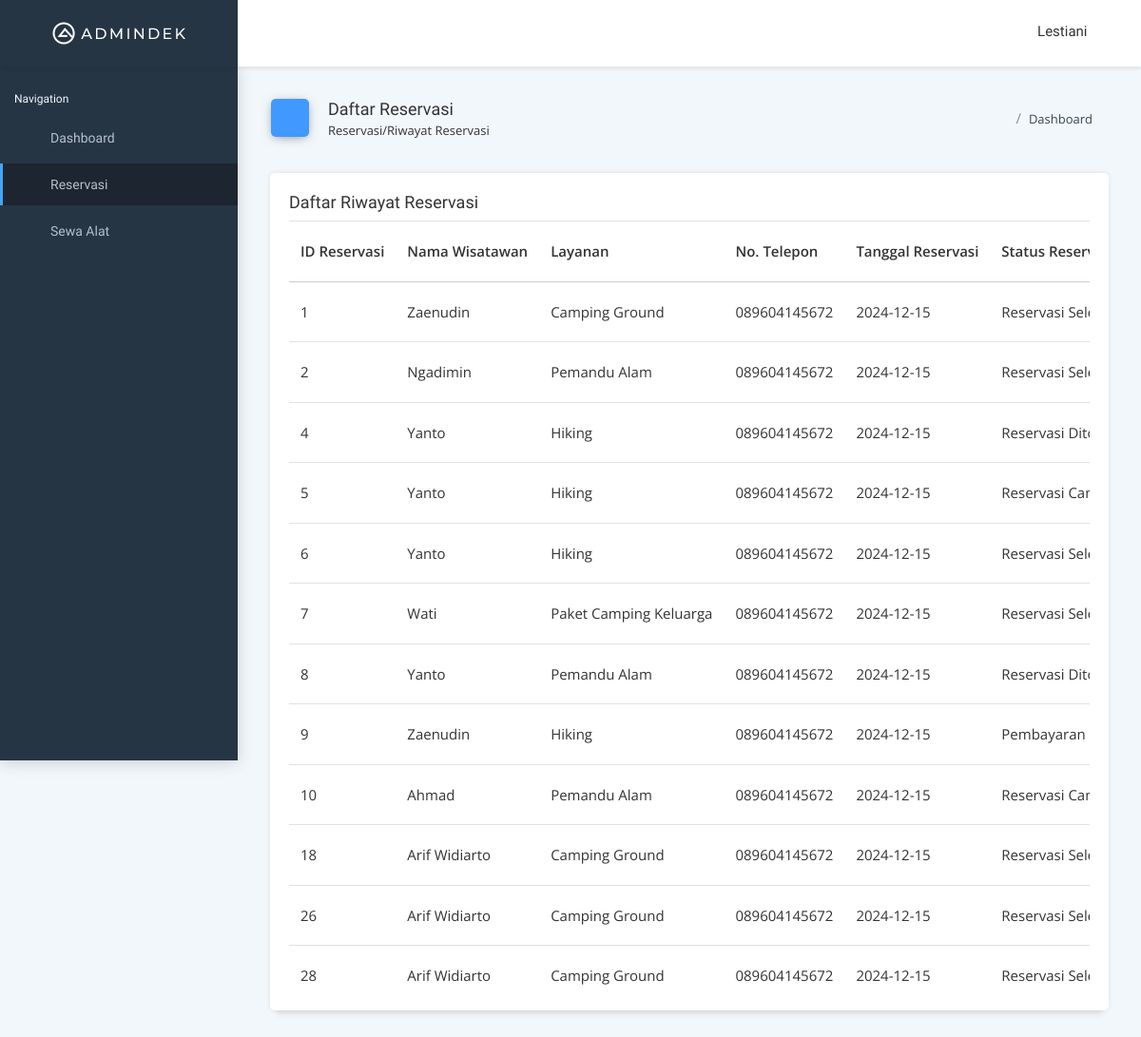
Screenshot of /campground/crm/admin/history_reservation.php (signed in) with the database file from the repository.
### tables this page shows
CREATE TABLE `tb_offline_reservaion` (
  `id_offline_reservation` int(11) NOT NULL,
  `id_offline_tourist` int(11) NOT NULL,
  `id_services` int(11) NOT NULL,
  `visit_start_date` date NOT NULL,
  `visit_end_date` date NOT NULL,
  `id_status` int(11) NOT NULL
);

CREATE TABLE `tb_offline_tourist` (
  `id_off_tourist` int(11) NOT NULL,
  `name_off_tourist` varchar(50) NOT NULL,
  `phoneno_off_tourist` varchar(20) NOT NULL,
  `nik_tourist` varchar(16) NOT NULL
);

CREATE TABLE `tb_services` (
  `id_services` int(11) NOT NULL,
  `name_services` varchar(50) NOT NULL,
  `desc_services` text NOT NULL,
  `price_services` float NOT NULL
);

CREATE TABLE `tb_status` (
  `id_status` int(11) NOT NULL,
  `title_status` varchar(50) NOT NULL,
  `desc_status` text NOT NULL
);

### campground/crm/admin/history_reservation.php (the view, shortened to what this page needs)
<?php
include '../db_connection.php';
$user_id = $_SESSION['user_id'];
$query = "SELECT name_admin FROM tb_admin WHERE id_admin = ?";
$stmt = $conn->prepare($query);
$stmt->bind_param("i", $user_id);
$stmt->execute();
$result = $stmt->get_result();
if ($result->num_rows > 0) {
    $user = $result->fetch_assoc();
    $username = $user['name_admin'];
} else {
    $username = "User not found";
}
$query_reservation = "
    SELECT ofr.id_offline_reservation, ot.name_off_tourist, ts.name_services, ot.phoneno_off_tourist,
    ofr.visit_start_date, tst.title_status, ofr.id_status FROM tb_offline_reservaion ofr
    JOIN tb_offline_tourist ot ON ot.id_off_tourist = ofr.id_offline_tourist JOIN tb_services ts
    ON ts.id_services = ofr.id_services JOIN tb_status tst ON tst.id_status = ofr.id_status
    WHERE ofr.id_status IN (5,6,7,8);";
$result_reservation = $conn->query($query_reservation);
?>
<!DOCTYPE html>
<html lang="en">
<head>
    <link rel="stylesheet" type="text/css" href="css/bootstrap.min.css">
    <link rel="stylesheet" href="css/waves.min.css" type="text/css" media="all">
    <link rel="stylesheet" type="text/css" href="css/feather.css">
    <link rel="stylesheet" type="text/css" href="css/font-awesome-n.min.css">
    <link rel="stylesheet" href="css/chartist.css" type="text/css" media="all">
    <link rel="stylesheet" type="text/css" href="css/style.css">
    <link rel="stylesheet" type="text/css" href="css/widget.css">
</head>
<body>
    <div id="pcoded" class="pcoded">
        <div class="pcoded-container navbar-wrapper">
            <nav class="navbar header-navbar pcoded-header">
                <div class="navbar-wrapper">
                    <div class="navbar-logo">
                        <a href="index.php">
                            <img class="img-fluid" src="png/logo.png" alt="Theme-Logo" />
                        </a>
                        <a class="mobile-menu" id="mobile-collapse" href="#!">
                            <i class="feather icon-menu icon-toggle-right"></i>
                        </a>
                    </div>
                    <div class="navbar-container container-fluid">
                        <ul class="nav-left">
                            <li>
                                <a href="#!"
                                    onclick="if (!window.__cfRLUnblockHandlers) return false; javascript:toggleFullScreen()"
                                    class="waves-effect waves-light" data-cf-modified-d2d1d6e2f87cbebdf4013b26-="">
                                    <i class="full-screen feather icon-maximize"></i>
                                </a>
                            </li>
                        </ul>
                        <ul class="nav-right">
                            <li class="user-profile header-notification">
                                <div class="dropdown-primary dropdown">
                                    <div class="dropdown-toggle" data-toggle="dropdown">
                                        <span><?php echo $username; ?></span>
                                        <i class="feather icon-chevron-down"></i>
                                    </div>
                                </div>
                            </li>
                        </ul>
                    </div>
                </div>
            </nav>
            <div class="pcoded-main-container">
                <div class="pcoded-wrapper">
                    <nav class="pcoded-navbar">
                        <div class="nav-list">
                            <div class="pcoded-inner-navbar main-menu">
                                <div class="pcoded-navigation-label">Navigation</div>
                                <ul class="pcoded-item pcoded-left-item">
                                    <li class="pcoded-hasmenu">
                                        <a href="index.php" class="waves-effect waves-dark">
                                            <span class="pcoded-micon"><i class="feather icon-home"></i></span>
                                            <span class="pcoded-mtext">Dashboard</span>
                                        </a>
                                    </li>
                                    <li class="pcoded-hasmenu active">
                                        <a href="javascript:void(0)" class="waves-effect waves-dark">
                                            <span class="pcoded-micon"><i class="feather icon-sidebar"></i></span>
                                            <span class="pcoded-mtext">Reservasi</span>
                                        </a>
                                    <li class="pcoded-hasmenu">
                                        <a href="tools.php" class="waves-effect waves-dark">
                                            <span class="pcoded-micon"><i class="feather icon-command"></i></span>
                                            <span class="pcoded-mtext">Sewa Alat</span>
                                        </a>
                                    </li>
                            </div>
                        </div>
                    </nav>
                    <div class="pcoded-content">
                        <div class="page-header card">
                            <div class="row align-items-end">
                                <div class="col-lg-8">
                                    <div class="page-header-title">
                                        <i class="feather icon-home bg-c-blue"></i>
                                        <div class="d-inline">
                                            <h5>Daftar Reservasi</h5>
                                            <span>Reservasi/Riwayat Reservasi</span>
                                        </div>
                                    </div>
                                </div>
                                <div class="col-lg-4">
                                    <div class="page-header-breadcrumb">
                                        <ul class=" breadcrumb breadcrumb-title">
                                            <li class="breadcrumb-item">
                                                <a href="index.php"><i class="feather icon-home"></i></a>
                                            </li>
                                            <li class="breadcrumb-item"><a href="#!">Dashboard</a> </li>
                                        </ul>
                                    </div>
                                </div>
                            </div>
                        </div>
                        <div class="pcoded-inner-content">
                            <div class="main-body">
                                <div class="page-wrapper">
                                    <div class="page-body">
                                        <div class="row">
                                            <div class="col-xl-12">
                                                <div class="card-block">
                                                    <div class="card">
                                                        <div class="card-block p-b-0">
                                                        <h5>Daftar Riwayat Reservasi</h5>
                                                        <div class="table-responsive">
                                                            <table class="table table-hover m-b-0">
                                                                <thead>
                                                                    <tr>
                                                                        <th>ID Reservasi</th>
                                                                        <th>Nama Wisatawan</th>
                                                                        <th>Layanan</th>
                                                                        <th>No. Telepon</th>
                                                                        <th>Tanggal Reservasi</th>
                                                                        <th>Status Reservasi</th>
                                                                    </tr>
                                                                </thead>
                                                                <tbody>
                                                                    <?php
                                                                    if ($result_reservation->num_rows > 0) {
                                                                        while ($row = $result_reservation->fetch_assoc()) {
                                                                            echo '<tr>';
                                                                            echo '<td>' . $row['id_offline_reservation'] . '</td>';
                                                                            echo '<td>' . $row['name_off_tourist'] . '</td>';
                                                                            echo '<td>' . $row['name_services'] . '</td>';
                                                                            echo '<td>' . $row['phoneno_off_tourist'] . '</td>';
                                                                            echo '<td>' . $row['visit_start_date'] . '</td>';
                                                                            echo '<td>' . $row['title_status'] . '</td>';
                                                                            echo '</tr>';
                                                                        }
                                                                    } else {
                                                                        echo '<tr><td colspan="6">No reservations available.</td></tr>';
                                                                    }
                                                                    ?>
                                                                </tbody>
                                                            </table>
                                                        </div>
                                                </div>
                                                    </div>
                                                </div>
                                            </div>
                                        </div>
                                                        </div>
                                                </div>
                                    </div>
                                </div>
                            </div>
                        </div>
                    </div>
                </div>
            </div>
</body>
</html>

### campground/crm/admin/css/feather.css (style rules this page uses)
.feather { font-family:feather!important;speak:none;font-style:normal;font-weight:400;font-variant:normal;text-transform:none;line-height:1;-webkit-font-smoothing:antialiased;-moz-osx-font-smoothing:grayscale }
.icon-chevron-down:before { content:"\e842" }
.icon-home:before { content:"\e87a" }
.icon-menu:before { content:"\e88f" }
.icon-sidebar:before { content:"\e8c6" }
.icon-toggle-right:before { content:"\e8d9" }
.icon-command:before { content:"\e8fb" }
.icon-maximize:before { content:"\e908" }

### rows the page displays
tb_offline_reservaion: id_offline_reservation "1", id_offline_tourist.name_off_tourist "Zaenudin", id_services.name_services "Camping Ground", id_offline_tourist.phoneno_off_tourist "089604145672", visit_start_date "2024-12-15", id_status.title_status "Reservasi…"
tb_offline_reservaion: id_offline_reservation "2", id_offline_tourist.name_off_tourist "Ngadimin", id_services.name_services "Pemandu Alam", id_offline_tourist.phoneno_off_tourist "089604145672", visit_start_date "2024-12-15", id_status.title_status "Reservasi…"
tb_offline_reservaion: id_offline_reservation "4", id_offline_tourist.name_off_tourist "Yanto", id_services.name_services "Hiking", id_offline_tourist.phoneno_off_tourist "089604145672", visit_start_date "2024-12-15", id_status.title_status "Reservasi…"
tb_offline_reservaion: id_offline_reservation "5", id_offline_tourist.name_off_tourist "Yanto", id_services.name_services "Hiking", id_offline_tourist.phoneno_off_tourist "089604145672", visit_start_date "2024-12-15", id_status.title_status "Reservasi…"
tb_offline_reservaion: id_offline_reservation "6", id_offline_tourist.name_off_tourist "Yanto", id_services.name_services "Hiking", id_offline_tourist.phoneno_off_tourist "089604145672", visit_start_date "2024-12-15", id_status.title_status "Reservasi…"
tb_offline_reservaion: id_offline_reservation "7", id_offline_tourist.name_off_tourist "Wati", id_services.name_services "Paket Camping Keluarga", id_offline_tourist.phoneno_off_tourist "089604145672", visit_start_date "2024-12-15", id_status.title_status "Reservasi…"
tb_offline_reservaion: id_offline_reservation "8", id_offline_tourist.name_off_tourist "Yanto", id_services.name_services "Pemandu Alam", id_offline_tourist.phoneno_off_tourist "089604145672", visit_start_date "2024-12-15", id_status.title_status "Reservasi…"
tb_offline_reservaion: id_offline_reservation "9", id_offline_tourist.name_off_tourist "Zaenudin", id_services.name_services "Hiking", id_offline_tourist.phoneno_off_tourist "089604145672", visit_start_date "2024-12-15", id_status.title_status "Pembayaran…"
tb_offline_reservaion: id_offline_reservation "10", id_offline_tourist.name_off_tourist "Ahmad", id_services.name_services "Pemandu Alam", id_offline_tourist.phoneno_off_tourist "089604145672", visit_start_date "2024-12-15", id_status.title_status "Reservasi…"
tb_offline_reservaion: id_offline_reservation "18", id_offline_tourist.name_off_tourist "Arif Widiarto", id_services.name_services "Camping Ground", id_offline_tourist.phoneno_off_tourist "089604145672", visit_start_date "2024-12-15", id_status.title_status "Reservasi…"
tb_offline_reservaion: id_offline_reservation "26", id_offline_tourist.name_off_tourist "Arif Widiarto", id_services.name_services "Camping Ground", id_offline_tourist.phoneno_off_tourist "089604145672", visit_start_date "2024-12-15", id_status.title_status "Reservasi…"
tb_offline_reservaion: id_offline_reservation "28", id_offline_tourist.name_off_tourist "Arif Widiarto", id_services.name_services "Camping Ground", id_offline_tourist.phoneno_off_tourist "089604145672", visit_start_date "2024-12-15", id_status.title_status "Reservasi…"

### other values shown
$username "Lestiani"
